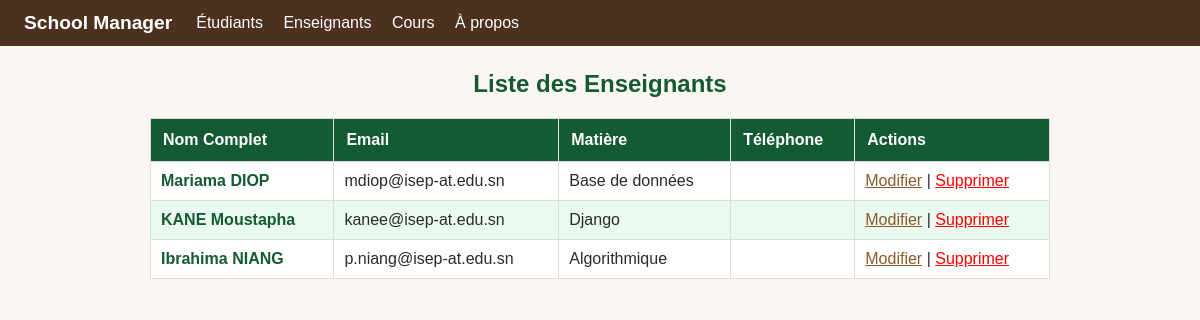
Screenshot of /teachers/ with the database file from the repository.
### teachers/models.py (models this page shows, shortened)
class Teacher(models.Model):
    first_name = models.CharField("prénom", max_length=100)
    last_name = models.CharField("nom", max_length=100)
    email = models.EmailField(unique=True)
    subject = models.CharField("matière", max_length=100)
    class Meta:
        ordering = ["last_name", "first_name"]

### teachers/views.py (the view)
# urls.py: path("", views.teacher_list, name="list"),
def teacher_list(request):
    teachers = Teacher.objects.all()
    return render(request, "teachers/teacher_list.html", {"teachers": teachers})

### teachers/templates/teachers/teacher_list.html
{% extends 'base.html' %}
{% block content %}
<h2 style="text-align:center; color:#145a32;">Liste des Enseignants</h2>
<table style="width:100%; border-collapse:collapse; margin-top:20px; font-family:Arial;">
    <tr style="background-color:#145a32; color:white;">
        <th style="padding:12px; border:1px solid #ddd;">Nom Complet</th>
        <th style="padding:12px; border:1px solid #ddd;">Email</th>
        <th style="padding:12px; border:1px solid #ddd;">Matière</th>
        <th style="padding:12px; border:1px solid #ddd;">Téléphone</th>
        <th style="padding:12px; border:1px solid #ddd;">Actions</th>
    </tr>
    {% for teacher in teachers %}
    <tr style="background-color:{% if forloop.counter|divisibleby:2 %}#eafaf1{% else %}white{% endif %};">
        <td style="padding:10px; border:1px solid #ddd;">
            <a href="{% url 'teachers:detail' teacher.pk %}" style="text-decoration:none; color:#145a32; font-weight:bold;">
                {{ teacher.first_name }} {{ teacher.last_name }}
            </a>
        </td>
        <td style="padding:10px; border:1px solid #ddd;">{{ teacher.email }}</td>
        <td style="padding:10px; border:1px solid #ddd;">{{ teacher.subject }}</td>
        <td style="padding:10px; border:1px solid #ddd;">{{ teacher.phone }}</td>
        <td style="padding:10px; border:1px solid #ddd;">
            <a href="{% url 'teachers:update' teacher.pk %}">Modifier</a> |
            <a href="{% url 'teachers:delete' teacher.pk %}" style="color:red;">Supprimer</a>
        </td>
    </tr>
    {% endfor %}
</table>
{% endblock %}

### students/static/students/style.css (style rules this page uses)
body { font-family: Arial, Helvetica, sans-serif; margin: 0; background: #FAF6F1; color: #2b2b2b; }
a { color: #8a5a2b; }
table { border-collapse: collapse; width: 100%; }
th, td { border-bottom: 1px solid #E6DACE; padding: 8px; text-align: left; }

### rows the page displays
Teacher: first_name "Mariama", last_name "DIOP", email "mdiop@isep-at.edu.sn", subject "Base de données"
Teacher: first_name "KANE", last_name "Moustapha", email "kanee@isep-at.edu.sn", subject "Django"
Teacher: first_name "Ibrahima", last_name "NIANG", email "p.niang@isep-at.edu.sn", subject "Algorithmique"
